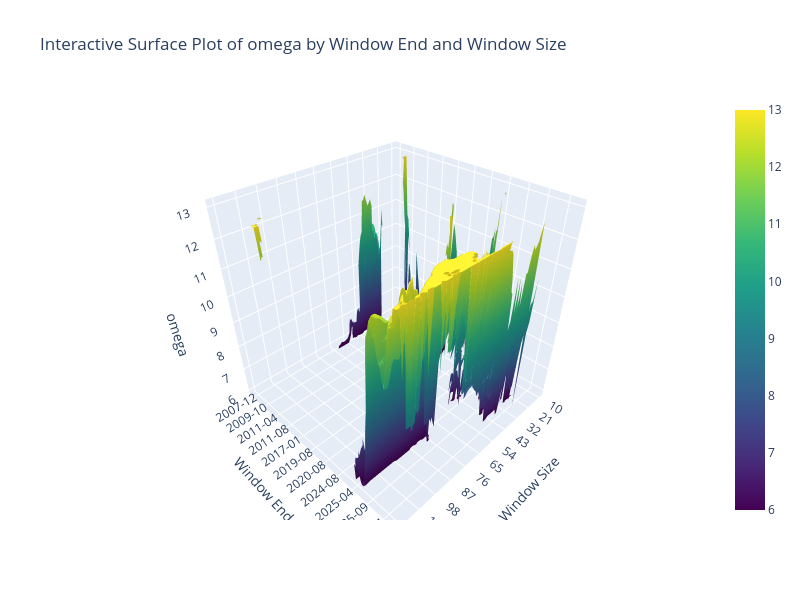

Notebook cell for this chart:
### Code cell
# Pivot the data to create a 2D grid (aggfunc='mean' handles any duplicate combinations)
pivot_table = df_result[df_result['r2'] > 0.97].pivot_table(index='window_end', columns='window_size', values='omega', aggfunc='mean')

# Use numeric indices for the surface axes
x_vals = list(range(len(pivot_table.columns)))
y_vals = list(range(len(pivot_table.index)))

# window_size is numeric — use raw values as labels
x_labels = [str(v) for v in pivot_table.columns]
y_labels = [pd.Timestamp(d).strftime('%Y-%m') for d in pivot_table.index]

# Subsample tick labels to avoid crowding
x_step = max(1, len(x_vals) // 10)
y_step = max(1, len(y_vals) // 10)
x_tickvals = x_vals[::x_step]
x_ticktext = x_labels[::x_step]
y_tickvals = y_vals[::y_step]
y_ticktext = y_labels[::y_step]

X, Y = np.meshgrid(x_vals, y_vals)
Z = pivot_table.values

# Create the interactive 3D plot
fig = go.Figure(data=[go.Surface(x=X, y=Y, z=Z, colorscale='Viridis')])

fig.update_layout(
    title='Interactive Surface Plot of omega by Window End and Window Size',
    scene=dict(
        xaxis=dict(title='Window Size', tickvals=x_tickvals, ticktext=x_ticktext),
        yaxis=dict(title='Window End', tickvals=y_tickvals, ticktext=y_ticktext),
        zaxis_title='omega'
    ),
    width=800,
    height=600
)

fig.show()

### Figure 1 — Plotly figure (JSON) as saved in the notebook; plotly's stock layout.template omitted (floating-point values rounded to 4 significant figures; data arrays with more than 128 entries replaced by an {"elided": "..."} marker saying what was removed)
{"data": [{"colorscale": [[0, "#440154"], [0.1111, "#482878"], [0.2222, "#3e4989"], [0.3333, "#31688e"], [0.4444, "#26828e"], [0.5556, "#1f9e89"], [0.6667, "#35b779"], [0.7778, "#6ece58"], [0.8889, "#b5de2b"], [1, "#fde725"]], "type": "surface", "x": {"elided": "209x111 int values"}, "y": {"elided": "209x111 int values"}, "z": {"elided": "209x111 float values"}}], "layout": {"height": 600, "scene": {"xaxis": {"ticktext": ["10", "21", "32", "43", "54", "65", "76", "87", "98", "109", "120"], "tickvals": [0, 11, 22, 33, 44, 55, 66, 77, 88, 99, 110], "title": {"text": "Window Size"}}, "yaxis": {"ticktext": ["2007-12", "2009-10", "2011-04", "2011-08", "2017-01", "2019-08", "2020-08", "2024-08", "2025-04", "2025-09", "2026-01"], "tickvals": [0, 20, 40, 60, 80, 100, 120, 140, 160, 180, 200], "title": {"text": "Window End"}}, "zaxis": {"title": {"text": "omega"}}}, "title": {"text": "Interactive Surface Plot of omega by Window End and Window Size"}, "width": 800}}
